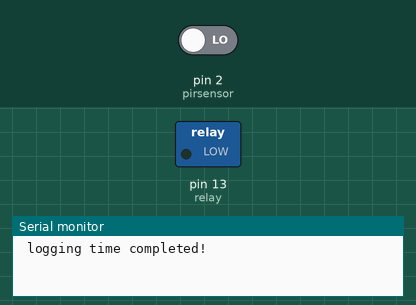
The sketch below on a simulated Arduino Uno, built with avr-gcc and run on an emulated ATmega328P. Parts: switched loads named in the sketch (green lamp = pin HIGH), the last lines printed to the serial monitor. Inputs (shaded band) come from the test bench; at power-on: pin 2 (pirsensor) LOW. The modem accepts every AT command (registered, SIM ready, sends succeed) and sends nothing else.

Above: at 2.2 s.
2.3 s: pin 2 (pirsensor) driven HIGH
At 3.7 s:
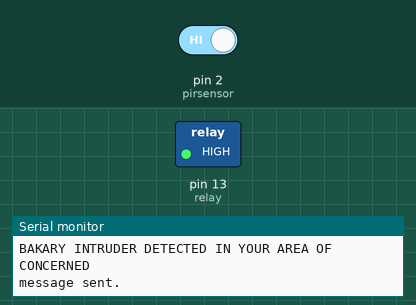
4.0 s: pin 2 (pirsensor) driven LOW
At 5.4 s:
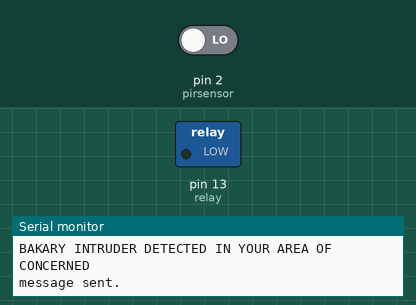
Timing chart, 0 to 7.0 s (numbered marks = the images above; inputs shaded):
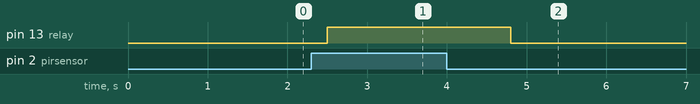

Measured:
- after the input at 2.3 s, pin 13 (relay): LOW → HIGH after 0.20 s
- after the input at 4.0 s, pin 13 (relay): HIGH → LOW after 0.80 s

The sketch:

sketch_nov22a_BAKARY.ino
```cpp
#include <SoftwareSerial.h>
SoftwareSerial SIM900(7, 8); // gsm module connected here
String textForSMS;

int pirsensor = 2; // pir sensor is connected with pin2 of the arduino
int relay = 13; // Alarm/light can be connected with this relay

void setup() {


  randomSeed(analogRead(0));
  Serial.begin(9600);
  SIM900.begin(9600); // original 19200. while enter 9600 for sim900A
  Serial.println(" logging time completed!");
  pinMode(pirsensor, INPUT);
  pinMode(relay, OUTPUT);
  digitalWrite(relay, LOW);

  delay(1000); // wait for 5 seconds


}

void loop() {


  if ( digitalRead(pirsensor) == HIGH) //
  {
    textForSMS =  "\nBAKARY INTRUDER DETECTED IN YOUR AREA OF CONCERNED";
    digitalWrite(relay, HIGH);
    sendSMS(textForSMS);
    Serial.println(textForSMS);
    Serial.println("message sent.");
    delay(1500);
  }
  if ( digitalRead(pirsensor) == LOW) //
  {
    digitalWrite(relay, LOW);
    delay(500);
  }

}


void sendSMS(String message)
{
  SIM900.print("AT+CMGF=1\r");                     // AT command to send SMS message
  delay(500);
  SIM900.println("AT + CMGS = \"+2203221840\"");  // recipient's mobile number, in international format

  delay(50);
  SIM900.println(message);                         // message to send
  delay(50);
  SIM900.println((char)26);                        // End AT command with a ^Z, ASCII code 26
  delay(50);
  SIM900.println();
  delay(50);                                     // give module time to send SMS

}
```
